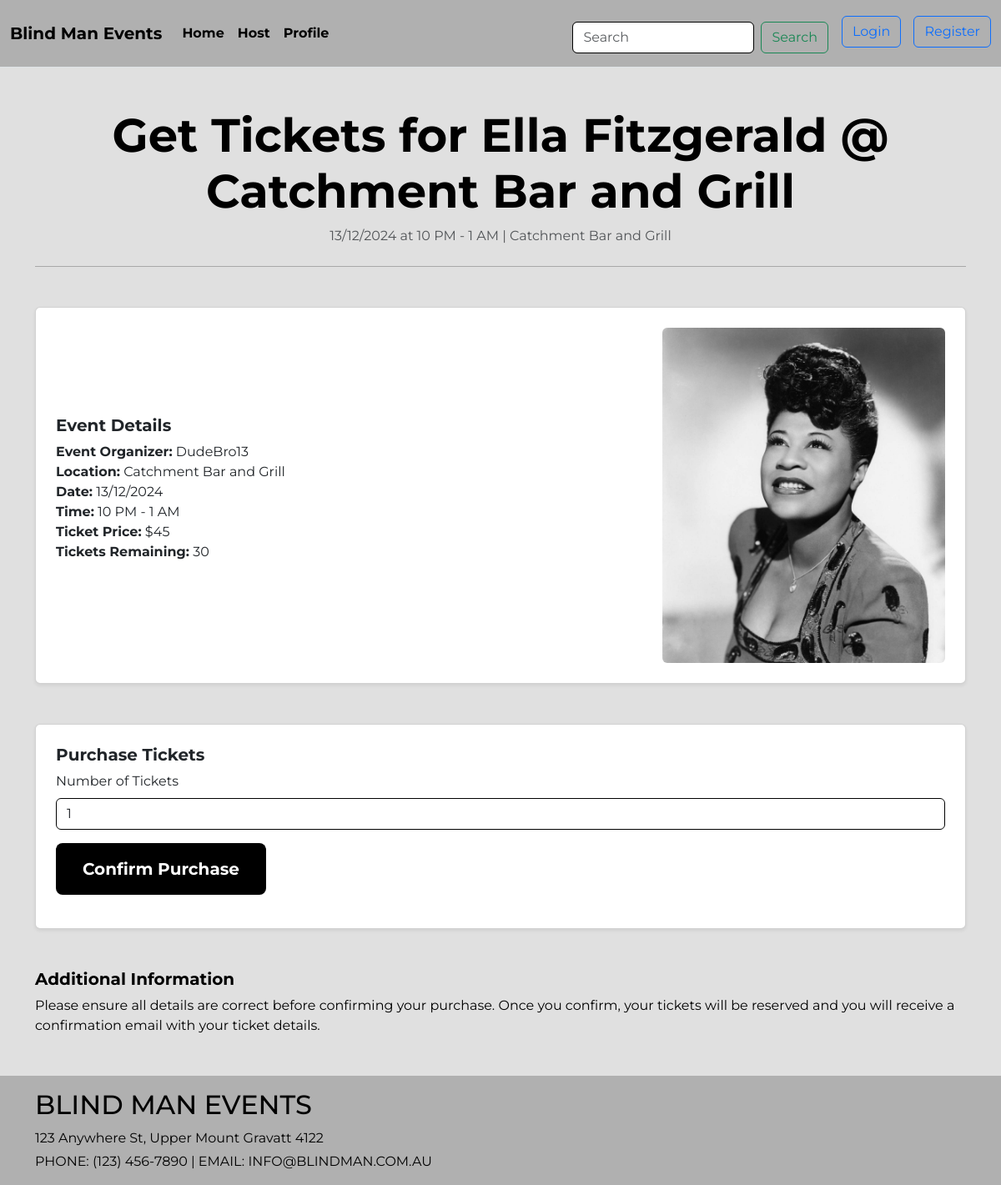
Page /event/2/get-tickets on the committed database.
### travel/models.py (models this page shows, shortened)
class Event(db.Model):
    __tablename__ = 'events'
    id = db.Column(db.Integer, primary_key=True)
    title = db.Column(db.String(80))
    date = db.Column(db.String(80))
    time = db.Column(db.String(80))
    location = db.Column(db.String(100))
    event_description = db.Column(db.String(200))
    image = db.Column(db.String(400))
    tickets_remaining = db.Column(db.Integer)
    status = db.Column(db.String(20))
    ticket_price = db.Column(db.Integer)
    organizer_id = db.Column(db.Integer, db.ForeignKey('users.id'))
    comments = db.relationship('Comment', backref='event')
    booking_history = db.relationship('PurchasedTicket', backref='event')

class User(db.Model, UserMixin):
    __tablename__ = 'users'
    id = db.Column(db.Integer, primary_key=True)
    username = db.Column(db.String(100), index=True, unique=True, nullable=False)
    emailid = db.Column(db.String(100), index=True, nullable=False)
    password_hash = db.Column(db.String(255), nullable=False)
    joined_on = db.Column(db.DateTime, default=datetime.now())
    comments = db.relationship('Comment', backref='user')
    booking_history = db.relationship('PurchasedTicket', backref='user')
    booking_history = db.relationship('Event', backref='user')

### travel/views.py (the view, shortened to what this page needs)
@mainbp.route('/event/<int:event_id>/get-tickets', methods=['GET', 'POST'])
def get_tickets(event_id):
    event = db.session.get(Event, event_id)
    if event is None:
        return "Event not found", 404
    return render_template('events/get_tickets.html', event=event)

### travel/templates/events/get_tickets.html
{% extends 'base.html' %}
{% block content %}
<main class="container my-5">
  <div class="text-center mb-5">
    <h1 class="display-4 fw-bold">Get Tickets for {{ event.title }}</h1>
    <p class="text-muted">{{ event.date }} at {{ event.time }} | {{ event.location }}</p>
    <hr class="my-4" />
  </div>
  <section class="mb-5">
    <div class="card p-4 shadow-sm">
      <div class="row align-items-center">
        <div class="col-md-8">
          <h5 class="fw-bold">Event Details</h5>
          <ul class="list-unstyled">
            <li><strong>Event Organizer:</strong> {{ event.user.username }}</li>
            <li><strong>Location:</strong> {{ event.location }}</li>
            <li><strong>Date:</strong> {{ event.date }}</li>
            <li><strong>Time:</strong> {{ event.time }}</li>
            <li><strong>Ticket Price:</strong> ${{ event.ticket_price }}</li>
            <li><strong>Tickets Remaining:</strong> {{ event.tickets_remaining }}</li>
          </ul>
        </div>
        <div class="col-md-4 d-flex justify-content-center">
          <img src="{{ event.image }}" class="img-fluid rounded" alt="Event Image" style="max-width: 100%; height: auto;">
        </div>
      </div>
    </div>
  </section>
  <section class="mb-5">
    <div class="card p-4 shadow-sm">
      <h5 class="fw-bold">Purchase Tickets</h5>
      <form method="POST" action="{{ url_for('main.get_tickets', event_id=event.id) }}">
        <div class="mb-3">
            <label for="ticketQuantity" class="form-label">Number of Tickets</label>
            <input type="number" class="form-control" id="ticketQuantity" name="ticket_quantity" min="1" max="{{ event.tickets_remaining }}" value="1" required>
        </div>
        <button type="submit" class="btn btn-dark btn-lg">Confirm Purchase</button>
      </form>
    </div>
  </section>
  <section class="mb-5">
    <h5 class="fw-bold">Additional Information</h5>
    <p>Please ensure all details are correct before confirming your purchase. Once you confirm, your tickets will be reserved and you will receive a confirmation email with your ticket details.</p>
  </section>
</main>
{% endblock %}

### travel/static/css/mystyle.css (style rules this page uses)
body { font-family: 'Montserrat', sans-serif; background-color: #e0e0e0; color: #000; }
.form-control { background-color: #fff; border: 1px solid #000; }
.btn-dark { background-color: #000; border: none; padding: 1rem 2rem; font-weight: 700; margin-bottom: 1rem; }
.card img { width: 100%; height: 200px; object-fit: cover; }

### rows in the picture
Event: title "Ella Fitzgerald @ Catchment Bar and Grill", date "13/12/2024", time "10 PM - 1 AM", location "Catchment Bar and Grill", ticket_price "45", tickets_remaining "30", image (picture)
User: user.username "DudeBro13"
